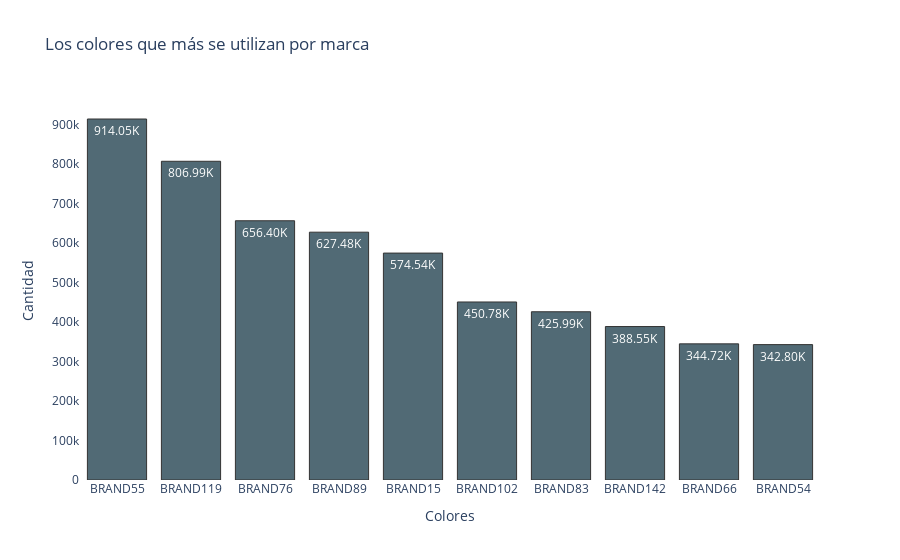

Source (notebook cell):
### Markdown cell above
### **Análisis de las marcas más usadas**

### Code cell
marcas_color = df.groupBy('name_brand').count().orderBy("count", ascending=False)

orden, orden1 = [], []
for a in marcas_color.rdd.collect(): orden.append(a.name_brand)
for i in marcas_color.rdd.collect(): orden1.append(i['count'])
orden=orden[0:10]

graficos_barras(paleta[0], orden, orden1, 'Los colores que más se utilizan por marca')

### Figure 1 — Plotly figure (JSON) as saved in the notebook; plotly's stock layout.template omitted (floating-point values rounded to 4 significant figures; data arrays with more than 128 entries replaced by an {"elided": "..."} marker saying what was removed)
{"data": [{"marker": {"color": "#264653", "line": {"color": "black", "width": 1}}, "opacity": 0.8, "orientation": "v", "text": ["BRAND55", "BRAND119", "BRAND76", "BRAND89", "BRAND15", "BRAND102", "BRAND83", "BRAND142", "BRAND66", "BRAND54"], "textposition": "auto", "texttemplate": {"elided": "163 str values"}, "type": "bar", "x": ["BRAND55", "BRAND119", "BRAND76", "BRAND89", "BRAND15", "BRAND102", "BRAND83", "BRAND142", "BRAND66", "BRAND54"], "y": {"elided": "163 int values"}}], "layout": {"paper_bgcolor": "white", "plot_bgcolor": "white", "title": {"text": "Los colores que más se utilizan por marca"}, "xaxis": {"title": {"text": "Colores"}}, "yaxis": {"title": {"text": "Cantidad"}}}}
